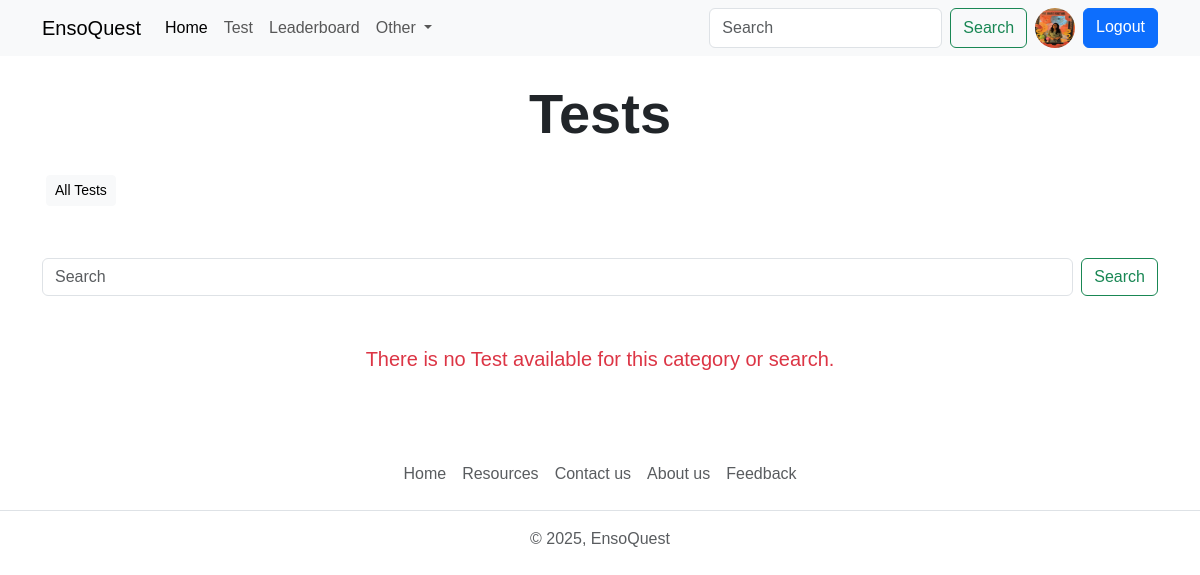
Page /quiz/all_quiz/ (signed in) on the earlier database version.
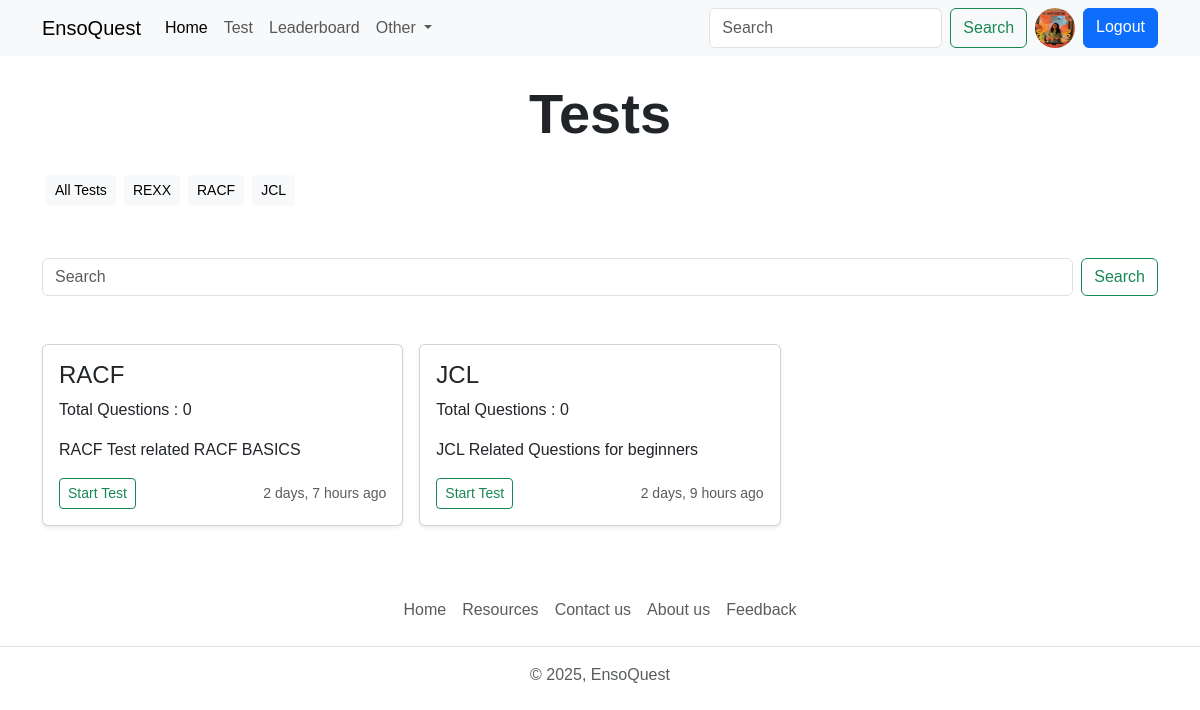
Same page on the later database version.
### account/models.py (models this page shows, shortened)
class Profile(models.Model):
    user = models.OneToOneField(User,on_delete=models.CASCADE, null=True,verbose_name='User Object')
    position = models.CharField(max_length=100,blank=True,null=True)
    bio = models.TextField(blank=True,null=True)
    profile_img = models.ImageField(upload_to='profile_image', default='user.png',blank=True,null=True,verbose_name= 'Profile Pic')

### quiz/models.py (models this page shows, shortened)
class Category(models.Model):
    name = models.CharField(max_length=15)
    class Meta:
        verbose_name_plural = 'Categories'

class Quiz(models.Model):
    title = models.CharField(max_length=255)
    description = models.TextField()
    category = models.ForeignKey(Category, on_delete=models.CASCADE)
    quiz_file = models.FileField(upload_to='quiz/')
    created_at = models.DateTimeField(auto_now_add=True)
    updated_at = models.DateTimeField(auto_now=True)
    class Meta:
        verbose_name_plural = 'Tests'

### quiz/views.py (the view)
# urls.py: path('all_quiz/',views.all_quiz_view, name='all_quiz'),
@login_required(login_url='login')
def all_quiz_view(request, category=None):
    user_object = User.objects.get(username=request.user)
    user_profile = Profile.objects.get(user=user_object)
    quizzes = Quiz.objects.order_by('-created_at')
    categories = Category.objects.all()
    context = {"user_profile": user_profile, "quizzes": quizzes, "categories": categories}
    return render(request, 'all-test.html', context)

### Templates/all-test.html (shortened to what this page needs)
{% extends 'index.html' %}
{% block content %}
    <h1 class="display-4 text-center my-4 fw-bold">Tests</h1>
    <div class="container">
      <div class="d-flex flex-wrap">
        <a href="{% url 'all_quiz' %}" class="btn btn-sm btn-light m-1">All Tests</a>
        {% for category in categories %}
        <a href="{% url 'search' category.name %}" class="btn btn-sm btn-light m-1">{{category.name}}</a>
        {% endfor %}
      </div>
    </div>
    <form class="container d-flex my-5" role="search" method="get" action="{% url 'search' ' ' %}">
      <input name="q" class="form-control me-2" type="search" placeholder="Search" aria-label="Search">
      <a href="#" class="btn btn-outline-success" type="submit">Search</a>
    </form>
    <div class="container my-5">
      <div class="row row-cols-1 row-cols-sm-1 row-cols-md-2 row-cols-lg-3 g-3">
        {% if quizzes|length > 0 %}
        {% for quiz in quizzes %}
        <div class="col">
          <div class="card shadow-sm">
            <div class="card-body">
              <h4>{{quiz.title}}</h4>
              <p class="card-text">Total Questions : {{quiz.question_set.all|length}}</p>
              <p class="card-text">{{quiz.description|truncatewords:7}}</p>
              <div class="d-flex justify-content-between align-items-center">
                <div class="btn-group">
                  <a href="{% url 'quiz' quiz.id %}" type="button" class="btn btn-sm btn-outline-success">Start Test</a>
                </div>
                <small class="text-body-secondary">{{quiz.created_at|timesince}} ago</small>
              </div>
            </div>
          </div>
        </div>
        {% endfor %}
        {% else %}
        <div class="col-lg-12 col-md-12 col-12">
          <p class="text-center text-danger fs-5">There is no Test available for this category or search.</p>
        </div>
        {% endif %}
      </div>
    </div>
    {% endblock content %}

### Templates/index.html (shortened to what this page needs)
{% load static %}
<!DOCTYPE html>
<html lang="en">
<head>
  <link href="https://cdn.jsdelivr.net/npm/bootstrap@5.3.3/dist/css/bootstrap.min.css" rel="stylesheet"
>
  <link rel="stylesheet" href="https://cdnjs.cloudflare.com/ajax/libs/bootstrap-icons/1.11.3/font/bootstrap-icons.min.css">
  <link rel="stylesheet" href="{% static 'css/style.css' %}">
</head>
<body>
  {% include "components/navbar.html" %}
  {% block content %}
  {% endblock content %}
  {% include "components/footer.html" %}
</body>
</html>

### Templates/components/navbar.html (shortened to what this page needs)
  <nav class="navbar navbar-expand-lg bg-body-tertiary d-none d-lg-block">
    <div class="container">
      <a class="navbar-brand" href="{% url 'home' %}">EnsoQuest</a>
      <div class="collapse navbar-collapse" id="navbarSupportedContent">
        <ul class="navbar-nav me-auto mb-2 mb-lg-0">
          <li class="nav-item">
            <a class="nav-link active" aria-current="page" href="{% url 'home' %}">Home</a>
          </li>
          <li class="nav-item">
            <a class="nav-link" href="{% url 'all_quiz' %}">Test</a>
          </li>
          <li class="nav-item">
            <a class="nav-link" href="./Leaderboard.html">Leaderboard</a>
          </li>
          <li class="nav-item dropdown">
            <a class="nav-link dropdown-toggle" href="#" role="button" data-bs-toggle="dropdown" aria-expanded="false">
              Other
            </a>
          </li>
        </ul>
        <form class="d-flex" role="search">
          <input class="form-control me-2" type="search" placeholder="Search" aria-label="Search">
          <button class="btn btn-outline-success" type="submit">Search</button>
          {% if request.user.is_authenticated %}
          <a href="{% url 'profile' request.user.username %}" data-bs-toggle="tooltip" data-bs-placement="bottom" data-bs-title="@{{request.user.username}}" class="mx-2">
            <img src="{{user_profile.profile_img.url}}" class="rounded-circle" width="40" height="40" alt="profile_img">
          </a>
          <a href="{% url 'logout' %}" class="btn btn-primary">Logout</a>
          {% else %}
          <a href="{% url 'login' %}" class="btn btn-primary ms-2">Login</a>
          {% endif %}
        </form>
      </div>
    </div>
  </nav>

### Templates/components/footer.html
<footer class="py-3 my-4">
    <ul class="nav justify-content-center border-bottom pb-3 mb-3">
      <li class="nav-item"><a href="{% url 'home' %}" class="nav-link px-2 text-body-secondary">Home</a></li>
      <li class="nav-item"><a href="#" class="nav-link px-2 text-body-secondary">Resources</a></li>
      <li class="nav-item"><a href="#" class="nav-link px-2 text-body-secondary">Contact us</a></li>
      <li class="nav-item"><a href="#" class="nav-link px-2 text-body-secondary">About us</a></li>
      <li class="nav-item"><a href="#" class="nav-link px-2 text-body-secondary">Feedback</a></li>
    </ul>
    <p class="text-center text-body-secondary">© 2025, EnsoQuest</p>
  </footer>

### static/css/style.css (style rules this page uses)
* { font-family: Arial, Helvetica, sans-serif !important; }

Differences in the rows shown:
added Category: name "REXX"
added Category: name "RACF"
added Category: name "JCL"
added Quiz: title "RACF", question_set.all|length "0", description "RACF Test related RACF BASICS", created_at "2 days, 7 hours"
added Quiz: title "JCL", question_set.all|length "0", description "JCL Related Questions for beginners", created_at "2 days, 9 hours"
Other differences:
text no longer shown: "There is no Test available for this category or search."
